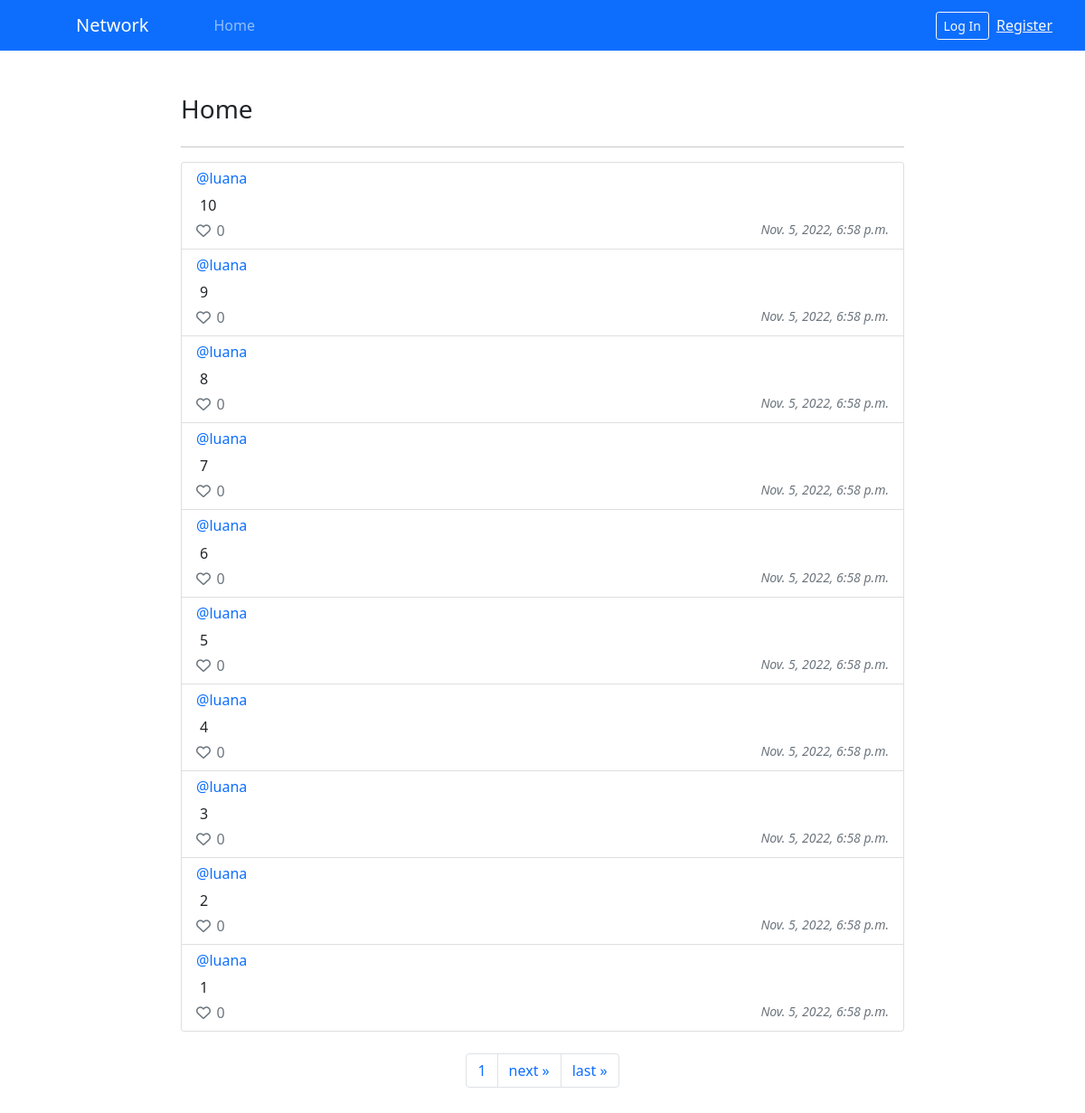
The page / on the database its author committed.
### network/models.py (models this page shows)
class Post(models.Model):
    owner = models.ForeignKey(
        User, on_delete=models.CASCADE, related_name="posts")
    content = models.TextField()
    likedBy = models.ManyToManyField(
        User, blank=True, related_name="likedPosts")
    postedAt = models.DateTimeField(auto_now_add=True)

class User(AbstractUser):
    pass

### network/views.py (the view)
# urls.py: path("", views.index, name="index"),
def index(request):
    page_num = request.GET.get("page", 1)
    posts_paginator = Paginator(Post.objects.all().order_by(
        '-postedAt'), 10)
    return render(request, "network/index.html",
                  {
                      "title": "Home",
                      "page": posts_paginator.get_page(page_num)
                  })

### network/templates/network/index.html (shortened to what this page needs)
{% extends "network/layout.html" %}
{% block body %}
<h3>{{ title }}</h3>
<div class="d-flex flex-column">
    <hr />
    <div class="list-group">
        {% for post in page %}
        <div class="list-group-item">
            <div class="d-flex w-100 justify-content-between">
                <a href="{% url 'user' post.owner %}" class="mb-1 h6 owner">@{{ post.owner }}</a>
            </div>
            <p class="p-0 m-1">{{ post.content }}</p>
            <div class="d-flex w-100 justify-content-between">
                <div class="text-secondary like-container">
                    <i class="{% if user in post.likedBy.all %} fa-solid text-danger {% else %} fa-regular {% endif %} fa-heart like"
                        data-post-id="{{ post.pk }}"></i>
                    <div class="count" data-value="{{ post.likedBy.count }}" id="{{ post.pk }}">{{ post.likedBy.count }}
                    </div>
                </div>
                <small class="fst-italic text-secondary">{{ post.postedAt }}</small>
            </div>
        </div>
        {% endfor %}
    </div>
</div>
<nav class="d-flex justify-content-center mt-4 p-0">
    <ul class="pagination m-0">
        <li class="page-item">
            <a class="page-link" href="?page={{ page.number }}">
                <span>{{ page.number }}</span>
            </a>
        </li>
        {% if page.has_next %}
        <li class="page-item">
            <a class="page-link" href="?page={{ page.next_page_number }}">
                <span>next &raquo;</span>
            </a>
        </li>
        <li class="page-item">
            <a class="page-link" href="?page={{ page.paginator.num_pages }}">
                <span>last &raquo;</span>
            </a>
        </li>
        {% endif %}
    </ul>
</nav>
{% endblock %}

### network/templates/network/layout.html (shortened to what this page needs)
{% load static %}
<!DOCTYPE html>
<html lang="en">
<head>
    <link href="https://cdn.jsdelivr.net/npm/bootstrap@5.0.2/dist/css/bootstrap.min.css" rel="stylesheet"
>
    <link href="{% static 'network/styles.css' %}" rel="stylesheet">
</head>
<body>
    <nav class="navbar navbar-expand-lg navbar-dark bg-primary px-4">
        <div class="container-fluid">
            <a class="navbar-brand px-5" href="{% url 'index' %}">Network</a>
            <div class="collapse navbar-collapse" id="navbarTogglerDemo02">
                <ul class="navbar-nav me-auto mb-2 mb-lg-0">
                    <li class="nav-item">
                        <a class="nav-link" href="{% url 'index' %}">Home</a>
                    </li>
                </ul>
                {% if user.is_authenticated %}
                <a class="btn btn-outline-light btn-sm" href="{% url 'logout' %}">Log Out</a>
                {% else %}
                <a class="btn btn-outline-light btn-sm" href="{% url 'login' %}">Log In</a>
                <a class="link-light ps-2" href="{% url 'register' %}">Register</a>
                {% endif %}
            </div>
        </div>
    </nav>
    <div class="w-75 my-5 mx-auto justify-self-center body">
        {% block body %}
        {% endblock %}
    </div>
</body>
</html>

### network/static/network/styles.css (style rules this page uses)
.body { max-width: 800px; }
.owner { text-decoration: none; }
.like-container { padding: 0; margin: 0; border: none; background: none; display: flex; align-items: center; justify-content: start; gap: 0.4rem; }

### rows shown on the page
Post: owner "luana", content "10", likedBy.count "0", postedAt "Nov. 5, 2022, 6:58 p.m."
Post: owner "luana", content "9", likedBy.count "0", postedAt "Nov. 5, 2022, 6:58 p.m."
Post: owner "luana", content "8", likedBy.count "0", postedAt "Nov. 5, 2022, 6:58 p.m."
Post: owner "luana", content "7", likedBy.count "0", postedAt "Nov. 5, 2022, 6:58 p.m."
Post: owner "luana", content "6", likedBy.count "0", postedAt "Nov. 5, 2022, 6:58 p.m."
Post: owner "luana", content "5", likedBy.count "0", postedAt "Nov. 5, 2022, 6:58 p.m."
Post: owner "luana", content "4", likedBy.count "0", postedAt "Nov. 5, 2022, 6:58 p.m."
Post: owner "luana", content "3", likedBy.count "0", postedAt "Nov. 5, 2022, 6:58 p.m."
Post: owner "luana", content "2", likedBy.count "0", postedAt "Nov. 5, 2022, 6:58 p.m."
Post: owner "luana", content "1", likedBy.count "0", postedAt "Nov. 5, 2022, 6:58 p.m."

### other values the page prints
{{ title }} "Home"
{{ page.number }} "1"
